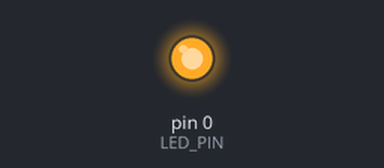
Bench run of a sketch on a simulated Arduino Mega 2560, built with avr-gcc and run on an emulated ATmega2560. Shown: output pins drawn as LEDs (lit = HIGH).

Above: at 0.22 s.
At 2.87 s:
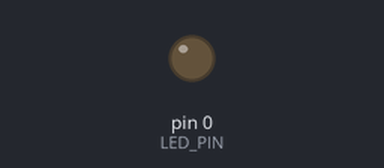
Timing chart, 0 to 3.2 s (numbered marks = the images above):
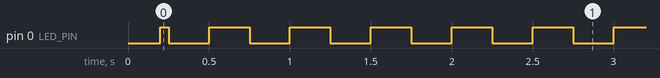

Measured:
- by itself, pin 0 (LED_PIN): repeats every 0.50 s: LOW 0.25 s, HIGH 0.25 s

The sketch:

1.ino
```cpp
#define LED_PIN 0  // PA4
#define radarSerial Serial1

String buffer = "";
bool responded = false;

void setup() {
  pinMode(LED_PIN, OUTPUT);
  digitalWrite(LED_PIN, LOW);

  radarSerial.begin(115200);
  delay(200);

  // Try to send a known radar command
  radarSerial.print("version\r\n");
}

void loop() {
  // Blink while waiting
  if (!responded) {
    digitalWrite(LED_PIN, millis() % 500 < 250);
  }

  while (radarSerial.available()) {
    char c = radarSerial.read();
    buffer += c;

    if (c == '\n' || c == '\r') {
      if (buffer.indexOf("version") >= 0 || buffer.length() > 5) {
        // Radar is talking back
        digitalWrite(LED_PIN, HIGH);
        responded = true;
      }
      buffer = "";
    }
  }
}
```
